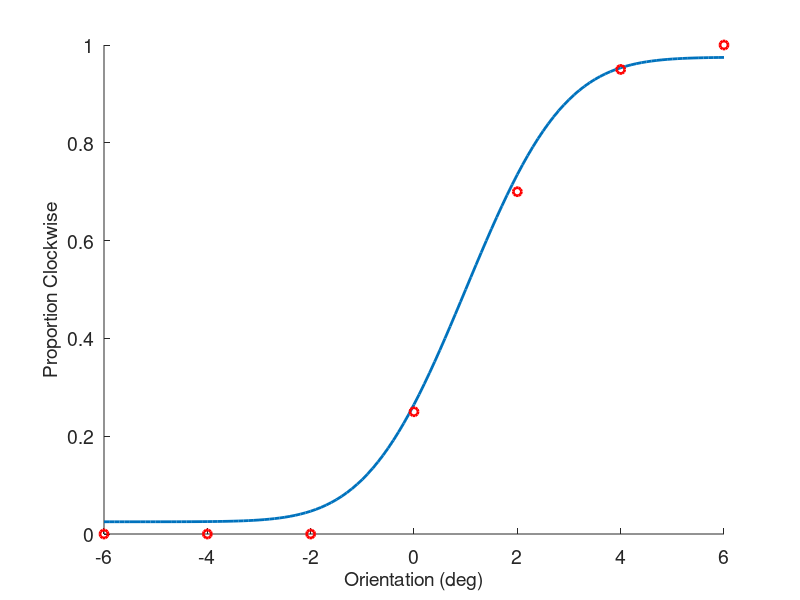

MATLAB code for this plot: (Note: this script raises an error after producing the figure.)
%% MODULE 1A
%
% Goal: Demonstrate different methods of optimization (fminsearch, fmincon, 
% BADS, and grid brute-force). 
%
% Example: Fitting the psychometric function of a biased observer in an 
% orientation discrimination task measured with the method of constant stimuli. 
%
% Created by SML Nov 2020

%% 1) Simulate data:

% fix random seed for reproducability:
rng(2020) 

% true underlying psychometric function:
mu_true = 1; % <=== biased PSE
sigma_true = 1.5; % psychometric function slope
lambda = 0.05; % fixed lapse rate

% Task parameters (method of constant stimuli):
stimLvl = (-6:2:6)'; % stimulus orientations
nLvls = length(stimLvl);
repeats = 20; % number of repeats per stimulus level

% Simulate responses:
X = repelem(stimLvl,repeats); % stimulus level in each trial (not shuffled because only simulation)
pCW = lambda/2 + (1 - lambda) * normcdf(X,mu_true,sigma_true); % probability of clockwise jugdement
resp = rand(size(X)) < pCW; % respond clockwise=1, counter-clockwise=0

% Save simulated responses to text file:
saveYN = false;
if saveYN
    T = table(X,resp);
    writetable(T,'simObs_module1A.txt','Delimiter',' ')
end

% Tally responses:
nCW = NaN([1,nLvls]); % preallocate for speed
for ii = 1:nLvls
   nCW(ii) = sum(resp(X==stimLvl(ii))); % number judged clockwise
end
propCW = nCW/repeats; % proportion judged clockwise
resp = resp'; % transpose matrix here for fast computation

% Visualise:
figure; hold on
xvals = -6:0.1:6;
yvals = lambda/2 + (1 - lambda) * normcdf(xvals,mu_true,sigma_true);
plot(xvals,yvals,'LineWidth',2)
plot(stimLvl,propCW,'ro','LineWidth',2)
xlabel('Orientation (deg)'); xlim([-6,6])
ylabel('Proportion Clockwise'); ylim([0,1])
set(findall(gcf,'-property','FontSize'),'FontSize',14)

% Preallocate model-fit vectors for speed:
MLE = NaN([5,2]);
best_nll = NaN([5,1]);
timeCheck = NaN([5,1]);

%% 2) Fit with fminsearch:

tic;
sloc = [0 2]; % starting location
[MLE(1,:), best_nll(1)] = fminsearch(@(x) model_nLL(x(1),x(2),lambda,X,resp), sloc);
timeCheck(1) = toc; % time to run

%% 3) Fit with fmincon:

tic;
sloc = [0 2]; % starting location
lb = [-3 0]; % lower bound
ub = [3 3]; % upper bound
[MLE(2,:), best_nll(2)] = fmincon(@(x) model_nLL(x(1),x(2),lambda,X,resp), sloc,[],[],[],[],lb,ub);
timeCheck(2) = toc; % time to run

%% 4) Fit with BADS:

tic
sloc = [0 2]; % starting location
lb = [-3 0]; % lower bound
ub = [3 3];  % upper bound
plb = [-2 0.5]; % plausible lower bound
pub = [2 2.5]; % plausible upper bound
[MLE(3,:), best_nll(3)] = bads(@(x) model_nLL(x(1),x(2),lambda,X,resp), sloc,lb,ub,plb,pub);
timeCheck(3) = toc; % time to run

%% 5) Fitting by simulation (BADS):
% Also see Matlab's function "patternsearch" for an alternative algorithm
% suitable for noisy objective functions.

tic
OPTIONS.UncertaintyHandling = 1; % Tell BADS that you are calculating the posterior from simulations
OPTIONS.NoiseFinalSamples = 100; % How many noise samples are collected and averaged for the final nLL value
sloc = [0 2]; % starting location
lb = [-3 0]; % lower bound
ub = [3 3]; % upper bound
plb = [-2 0.5]; % plausible lower bound
pub = [2 2.5]; % plausible upper bound
[MLE(4,:), best_nll(4)] = bads(@(x) model_nLL_bySim(x(1),x(2),lambda,X,resp), sloc,lb,ub,plb,pub,OPTIONS);
timeCheck(4) = toc; % time to run

%% 6) Fit with brute-force grid:

tic
muVals = -3:0.1:3; % grid points for mu
sigmaVals = logspace(log(0.5),log(2.5),30); % grid points for sigma
[MU,SIGMA] = meshgrid(muVals,sigmaVals); % create the grid. Use ndgrid if number of parameters >2.
NLL = NaN(size(MU)); % preallocate for speed
n_gp = numel(MU); % number of grid-points
for ii = 1:n_gp
    NLL(ii) = model_nLL(MU(ii),SIGMA(ii),lambda,X,resp);
end
idx = find(NLL==min(NLL(:))); % index of minimum
MLE(5,:) = [MU(idx), SIGMA(idx)]; % parameters at minimum
best_nll(5) = NLL(idx); % negative log-likelihood at minimum
timeCheck(5) = toc; % time to run

%% Compare the parameter estimates:

figure; hold on
surf(MU,SIGMA,-NLL)
shading interp
view(2)
colorbar
xlabel('\mu (deg)')
ylabel('\sigma (deg)')
ylim([sigmaVals(1) sigmaVals(end)])
plot(mu_true,sigma_true,'r*')
plot(MLE(:,1),MLE(:,2),'bo')
set(findall(gcf,'-property','FontSize'),'FontSize',14)

%% Compare negative log-likelihoods:

disp('Negative log-likelihoods: ')
disp(['fminsearch = ' num2str(best_nll(1))])
disp(['fmincon = ' num2str(best_nll(2))])
disp(['BADS = ' num2str(best_nll(3))])
disp(['simulation and BADS = ' num2str(best_nll(4))])
disp(['brute-force grid = ' num2str(best_nll(5))])

%% Compare timing:
% Compute time of gradient decent methods as a fraction of the grid method:

relTime = timeCheck(1:4)/timeCheck(5); % relative time to complete compared to grid brute-force
figure
bar(relTime)
xticklabels({'fminsearch','fmincon','BADS','sim. BADS'})
xlabel('Method')
ylabel('% of Time taken relative to grid method')
set(findall(gcf,'-property','FontSize'),'FontSize',14)
